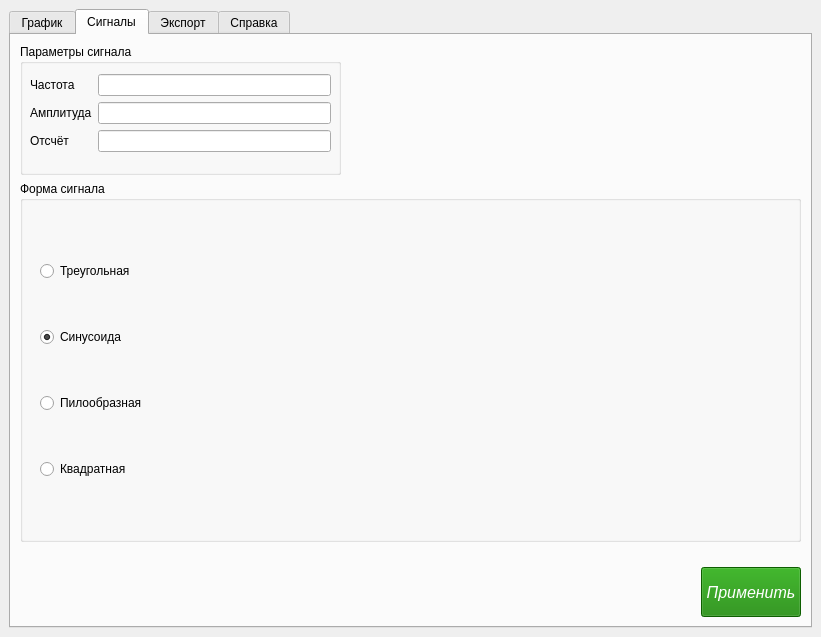
<?xml version="1.0" encoding="UTF-8"?>
<ui version="4.0">
 <class>MainWindow</class>
 <widget class="QMainWindow" name="MainWindow">
  <property name="geometry">
   <rect>
    <x>0</x>
    <y>0</y>
    <width>821</width>
    <height>637</height>
   </rect>
  </property>
  <property name="windowTitle">
   <string>MainWindow</string>
  </property>
  <widget class="QWidget" name="centralwidget">
   <layout class="QVBoxLayout" name="verticalLayout_4">
    <item>
     <widget class="QTabWidget" name="tabWidget">
      <property name="currentIndex">
       <number>1</number>
      </property>
      <widget class="QWidget" name="graph">
       <property name="contextMenuPolicy">
        <enum>Qt::DefaultContextMenu</enum>
       </property>
       <attribute name="title">
        <string>График</string>
       </attribute>
       <layout class="QVBoxLayout" name="verticalLayout_7">
        <item>
         <layout class="QHBoxLayout" name="horizontalLayout_2">
          <item>
           <widget class="QPushButton" name="pushButton_2">
            <property name="styleSheet">
             <string notr="true">background-color: rgb(18, 131, 0);
color: rgb(255, 255, 255);</string>
            </property>
            <property name="text">
             <string>Старт</string>
            </property>
           </widget>
          </item>
          <item>
           <widget class="QPushButton" name="pushButton_3">
            <property name="styleSheet">
             <string notr="true">background-color: rgb(227, 204, 0);
color: rgb(255, 255, 255);</string>
            </property>
            <property name="text">
             <string>Стоп</string>
            </property>
           </widget>
          </item>
          <item>
           <widget class="QPushButton" name="pushButton_4">
            <property name="styleSheet">
             <string notr="true">background-color: rgb(224, 27, 36);
color: rgb(255, 255, 255);</string>
            </property>
            <property name="text">
             <string>Сброс</string>
            </property>
           </widget>
          </item>
          <item>
           <spacer name="horizontalSpacer_4">
            <property name="orientation">
             <enum>Qt::Horizontal</enum>
            </property>
            <property name="sizeHint" stdset="0">
             <size>
              <width>40</width>
              <height>20</height>
             </size>
            </property>
           </spacer>
          </item>
         </layout>
        </item>
        <item>
         <spacer name="verticalSpacer_3">
          <property name="orientation">
           <enum>Qt::Vertical</enum>
          </property>
          <property name="sizeHint" stdset="0">
           <size>
            <width>20</width>
            <height>40</height>
           </size>
          </property>
         </spacer>
        </item>
       </layout>
      </widget>
      <widget class="QWidget" name="signals">
       <attribute name="title">
        <string>Сигналы</string>
       </attribute>
       <layout class="QVBoxLayout" name="verticalLayout_6">
        <item>
         <widget class="QGroupBox" name="signal_param_group">
          <property name="minimumSize">
           <size>
            <width>321</width>
            <height>131</height>
           </size>
          </property>
          <property name="maximumSize">
           <size>
            <width>321</width>
            <height>131</height>
           </size>
          </property>
          <property name="styleSheet">
           <string notr="true">border-color: rgb(222, 221, 218);</string>
          </property>
          <property name="title">
           <string>Параметры сигнала</string>
          </property>
          <widget class="QWidget" name="formLayoutWidget">
           <property name="geometry">
            <rect>
             <x>10</x>
             <y>30</y>
             <width>301</width>
             <height>91</height>
            </rect>
           </property>
           <layout class="QFormLayout" name="formLayout">
            <item row="0" column="0">
             <widget class="QLabel" name="freq_label">
              <property name="text">
               <string>Частота</string>
              </property>
             </widget>
            </item>
            <item row="0" column="1">
             <widget class="QLineEdit" name="freq_val"/>
            </item>
            <item row="1" column="0">
             <widget class="QLabel" name="amp_label">
              <property name="text">
               <string>Амплитуда</string>
              </property>
             </widget>
            </item>
            <item row="1" column="1">
             <widget class="QLineEdit" name="amp_val"/>
            </item>
            <item row="2" column="0">
             <widget class="QLabel" name="null_point_label">
              <property name="text">
               <string>Отсчёт</string>
              </property>
             </widget>
            </item>
            <item row="2" column="1">
             <widget class="QLineEdit" name="null_point_val"/>
            </item>
           </layout>
          </widget>
         </widget>
        </item>
        <item>
         <widget class="QGroupBox" name="signal_form_group">
          <property name="minimumSize">
           <size>
            <width>781</width>
            <height>361</height>
           </size>
          </property>
          <property name="maximumSize">
           <size>
            <width>781</width>
            <height>361</height>
           </size>
          </property>
          <property name="title">
           <string>Форма сигнала</string>
          </property>
          <widget class="QWidget" name="verticalLayoutWidget">
           <property name="geometry">
            <rect>
             <x>20</x>
             <y>40</y>
             <width>221</width>
             <height>301</height>
            </rect>
           </property>
           <layout class="QVBoxLayout" name="signal_form_radbuttons">
            <item>
             <widget class="QRadioButton" name="triang_sig_form">
              <property name="enabled">
               <bool>true</bool>
              </property>
              <property name="layoutDirection">
               <enum>Qt::LeftToRight</enum>
              </property>
              <property name="autoFillBackground">
               <bool>false</bool>
              </property>
              <property name="text">
               <string>Треугольная</string>
              </property>
              <property name="checked">
               <bool>false</bool>
              </property>
              <attribute name="buttonGroup">
               <string notr="true">buttonGroup</string>
              </attribute>
             </widget>
            </item>
            <item>
             <widget class="QRadioButton" name="sine_sig_form">
              <property name="text">
               <string>Синусоида</string>
              </property>
              <property name="checked">
               <bool>true</bool>
              </property>
              <attribute name="buttonGroup">
               <string notr="true">buttonGroup</string>
              </attribute>
             </widget>
            </item>
            <item>
             <widget class="QRadioButton" name="saw_sig_form">
              <property name="text">
               <string>Пилообразная</string>
              </property>
              <attribute name="buttonGroup">
               <string notr="true">buttonGroup</string>
              </attribute>
             </widget>
            </item>
            <item>
             <widget class="QRadioButton" name="square_rsig_form">
              <property name="text">
               <string>Квадратная</string>
              </property>
              <attribute name="buttonGroup">
               <string notr="true">buttonGroup</string>
              </attribute>
             </widget>
            </item>
           </layout>
          </widget>
          <widget class="QLabel" name="signal_form_img">
           <property name="geometry">
            <rect>
             <x>270</x>
             <y>40</y>
             <width>491</width>
             <height>301</height>
            </rect>
           </property>
           <property name="text">
            <string/>
           </property>
           <property name="pixmap">
            <pixmap>../icons/signals.png</pixmap>
           </property>
           <property name="scaledContents">
            <bool>true</bool>
           </property>
          </widget>
         </widget>
        </item>
        <item>
         <spacer name="verticalSpacer_4">
          <property name="orientation">
           <enum>Qt::Vertical</enum>
          </property>
          <property name="sizeHint" stdset="0">
           <size>
            <width>20</width>
            <height>40</height>
           </size>
          </property>
         </spacer>
        </item>
        <item>
         <layout class="QHBoxLayout" name="horizontalLayout">
          <item>
           <spacer name="horizontalSpacer_3">
            <property name="orientation">
             <enum>Qt::Horizontal</enum>
            </property>
            <property name="sizeHint" stdset="0">
             <size>
              <width>40</width>
              <height>20</height>
             </size>
            </property>
           </spacer>
          </item>
          <item>
           <widget class="QPushButton" name="pushButton">
            <property name="minimumSize">
             <size>
              <width>100</width>
              <height>50</height>
             </size>
            </property>
            <property name="font">
             <font>
              <pointsize>12</pointsize>
              <italic>true</italic>
             </font>
            </property>
            <property name="styleSheet">
             <string notr="true">background-color: rgb(18, 131, 0);
color: rgb(255, 255, 255);</string>
            </property>
            <property name="text">
             <string>Применить</string>
            </property>
           </widget>
          </item>
         </layout>
        </item>
       </layout>
      </widget>
      <widget class="QWidget" name="export_2">
       <attribute name="title">
        <string>Экспорт</string>
       </attribute>
       <layout class="QGridLayout" name="gridLayout">
        <item row="2" column="0">
         <spacer name="horizontalSpacer">
          <property name="orientation">
           <enum>Qt::Horizontal</enum>
          </property>
          <property name="sizeHint" stdset="0">
           <size>
            <width>40</width>
            <height>20</height>
           </size>
          </property>
         </spacer>
        </item>
        <item row="0" column="1">
         <spacer name="horizontalSpacer_2">
          <property name="orientation">
           <enum>Qt::Horizontal</enum>
          </property>
          <property name="sizeHint" stdset="0">
           <size>
            <width>40</width>
            <height>20</height>
           </size>
          </property>
         </spacer>
        </item>
        <item row="0" column="2">
         <spacer name="verticalSpacer">
          <property name="orientation">
           <enum>Qt::Vertical</enum>
          </property>
          <property name="sizeHint" stdset="0">
           <size>
            <width>20</width>
            <height>40</height>
           </size>
          </property>
         </spacer>
        </item>
        <item row="0" column="0">
         <layout class="QVBoxLayout" name="verticalLayout_5">
          <item>
           <widget class="QGroupBox" name="groupBox">
            <property name="minimumSize">
             <size>
              <width>539</width>
              <height>207</height>
             </size>
            </property>
            <property name="maximumSize">
             <size>
              <width>539</width>
              <height>16777215</height>
             </size>
            </property>
            <property name="title">
             <string>Личные данные</string>
            </property>
            <widget class="QWidget" name="formLayoutWidget_2">
             <property name="geometry">
              <rect>
               <x>10</x>
               <y>30</y>
               <width>511</width>
               <height>141</height>
              </rect>
             </property>
             <layout class="QFormLayout" name="formLayout_3">
              <property name="horizontalSpacing">
               <number>20</number>
              </property>
              <property name="rightMargin">
               <number>20</number>
              </property>
              <item row="0" column="1">
               <widget class="QLineEdit" name="author_input"/>
              </item>
              <item row="1" column="0">
               <widget class="QLabel" name="date_label">
                <property name="text">
                 <string>Дата</string>
                </property>
               </widget>
              </item>
              <item row="2" column="0">
               <widget class="QLabel" name="comment_label">
                <property name="text">
                 <string>Комментарий</string>
                </property>
               </widget>
              </item>
              <item row="2" column="1">
               <widget class="QLineEdit" name="comment_input">
                <property name="sizePolicy">
                 <sizepolicy hsizetype="Expanding" vsizetype="Expanding">
                  <horstretch>0</horstretch>
                  <verstretch>0</verstretch>
                 </sizepolicy>
                </property>
               </widget>
              </item>
              <item row="0" column="0">
               <widget class="QLabel" name="author_label">
                <property name="text">
                 <string> Автор</string>
                </property>
               </widget>
              </item>
              <item row="1" column="1">
               <widget class="QDateEdit" name="date_input"/>
              </item>
             </layout>
            </widget>
           </widget>
          </item>
          <item>
           <widget class="QGroupBox" name="groupBox_2">
            <property name="minimumSize">
             <size>
              <width>539</width>
              <height>206</height>
             </size>
            </property>
            <property name="maximumSize">
             <size>
              <width>539</width>
              <height>16777215</height>
             </size>
            </property>
            <property name="title">
             <string>Данные эксперимента</string>
            </property>
            <widget class="QWidget" name="formLayoutWidget_3">
             <property name="geometry">
              <rect>
               <x>10</x>
               <y>30</y>
               <width>511</width>
               <height>31</height>
              </rect>
             </property>
             <layout class="QFormLayout" name="formLayout_4">
              <item row="0" column="0">
               <widget class="QLabel" name="expr_name_label">
                <property name="text">
                 <string>Название           </string>
                </property>
               </widget>
              </item>
              <item row="0" column="1">
               <widget class="QLineEdit" name="expr_name_input"/>
              </item>
             </layout>
            </widget>
            <widget class="QWidget" name="verticalLayoutWidget_2">
             <property name="geometry">
              <rect>
               <x>10</x>
               <y>60</y>
               <width>111</width>
               <height>131</height>
              </rect>
             </property>
             <layout class="QVBoxLayout" name="verticalLayout_2">
              <item>
               <widget class="QLabel" name="freq_label_3">
                <property name="text">
                 <string>Частота</string>
                </property>
               </widget>
              </item>
              <item>
               <widget class="QLabel" name="amp_label_2">
                <property name="text">
                 <string>Амплитуда</string>
                </property>
               </widget>
              </item>
              <item>
               <widget class="QLabel" name="null_pnt_label">
                <property name="text">
                 <string>Отсчёт</string>
                </property>
               </widget>
              </item>
              <item>
               <widget class="QLabel" name="form_label">
                <property name="text">
                 <string>Форма</string>
                </property>
               </widget>
              </item>
             </layout>
            </widget>
            <widget class="QWidget" name="verticalLayoutWidget_3">
             <property name="geometry">
              <rect>
               <x>130</x>
               <y>60</y>
               <width>160</width>
               <height>131</height>
              </rect>
             </property>
             <layout class="QVBoxLayout" name="verticalLayout_3">
              <item>
               <widget class="QLabel" name="freq_val_export">
                <property name="text">
                 <string>0</string>
                </property>
                <property name="alignment">
                 <set>Qt::AlignLeading|Qt::AlignLeft|Qt::AlignVCenter</set>
                </property>
               </widget>
              </item>
              <item>
               <widget class="QLabel" name="amp_val_export">
                <property name="text">
                 <string>0</string>
                </property>
                <property name="alignment">
                 <set>Qt::AlignLeading|Qt::AlignLeft|Qt::AlignVCenter</set>
                </property>
               </widget>
              </item>
              <item>
               <widget class="QLabel" name="null_pnt_export">
                <property name="text">
                 <string>0</string>
                </property>
                <property name="alignment">
                 <set>Qt::AlignLeading|Qt::AlignLeft|Qt::AlignVCenter</set>
                </property>
               </widget>
              </item>
              <item>
               <widget class="QLabel" name="sig_form_export">
                <property name="text">
                 <string>0</string>
                </property>
                <property name="alignment">
                 <set>Qt::AlignLeading|Qt::AlignLeft|Qt::AlignVCenter</set>
                </property>
               </widget>
              </item>
             </layout>
            </widget>
           </widget>
          </item>
         </layout>
        </item>
        <item row="2" column="2">
         <widget class="QPushButton" name="export_button">
          <property name="minimumSize">
           <size>
            <width>150</width>
            <height>50</height>
           </size>
          </property>
          <property name="font">
           <font>
            <family>Ubuntu Mono</family>
            <pointsize>14</pointsize>
            <italic>true</italic>
           </font>
          </property>
          <property name="styleSheet">
           <string notr="true">background-color: rgb(18, 131, 0);
color: rgb(255, 255, 255);</string>
          </property>
          <property name="text">
           <string>Экспортировать</string>
          </property>
         </widget>
        </item>
        <item row="1" column="0">
         <spacer name="verticalSpacer_2">
          <property name="orientation">
           <enum>Qt::Vertical</enum>
          </property>
          <property name="sizeHint" stdset="0">
           <size>
            <width>20</width>
            <height>40</height>
           </size>
          </property>
         </spacer>
        </item>
       </layout>
      </widget>
      <widget class="QWidget" name="about">
       <attribute name="title">
        <string>Справка</string>
       </attribute>
       <widget class="QLabel" name="sin_pic">
        <property name="geometry">
         <rect>
          <x>50</x>
          <y>30</y>
          <width>81</width>
          <height>81</height>
         </rect>
        </property>
        <property name="text">
         <string/>
        </property>
        <property name="pixmap">
         <pixmap>../icons/icon.png</pixmap>
        </property>
        <property name="scaledContents">
         <bool>true</bool>
        </property>
       </widget>
       <widget class="QLabel" name="label_5">
        <property name="geometry">
         <rect>
          <x>140</x>
          <y>40</y>
          <width>451</width>
          <height>81</height>
         </rect>
        </property>
        <property name="font">
         <font>
          <family>Uroob</family>
          <pointsize>60</pointsize>
          <italic>true</italic>
         </font>
        </property>
        <property name="text">
         <string>sFive project</string>
        </property>
       </widget>
       <widget class="QLabel" name="label_6">
        <property name="geometry">
         <rect>
          <x>140</x>
          <y>110</y>
          <width>391</width>
          <height>61</height>
         </rect>
        </property>
        <property name="text">
         <string>Авторы:  Чемякин В.С.  Романов И.Г.  Колышкин Д.Ф.</string>
        </property>
       </widget>
      </widget>
     </widget>
    </item>
   </layout>
  </widget>
 </widget>
 <resources/>
 <connections/>
 <buttongroups>
  <buttongroup name="buttonGroup"/>
 </buttongroups>
</ui>
